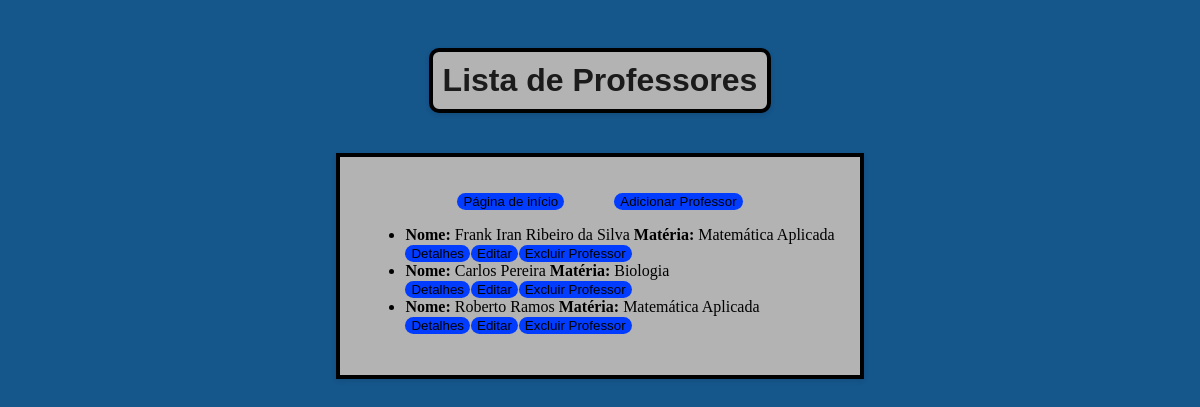
Page /professor on the earlier database version.
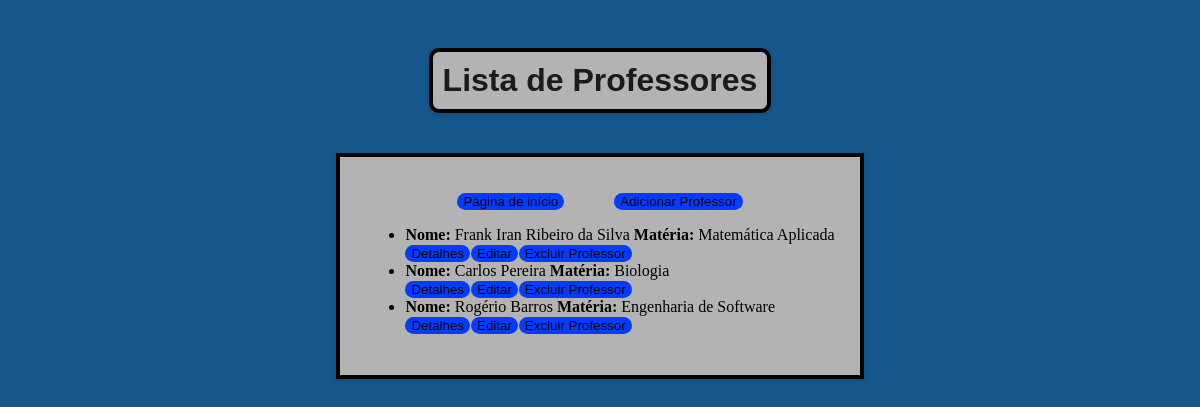
Same page on the later database version.
### app/models.py (models this page shows)
class Professor(db.Model):
    __tablename__ = 'professores'
    id = db.Column(db.Integer, primary_key=True)
    nome = db.Column(db.String(50), nullable=False)
    idade = db.Column(db.Integer)
    materia = db.Column(db.String(50))
    observacoes = db.Column(db.Text)
    turmas = db.relationship('Turma', backref='professor', lazy=True)

### app/professor/professor_routes.py (the view)
@professores_blueprint.route("/professor", methods=["GET"])
def listar_professores_view():
    professores = listar_professores()
    return render_template('professor/professor.html', professores=professores)

### app/professor/professor_model.py (called while the page is built)
def listar_professores():
    professores = Professor.query.all()
    return [
        {
            "id": professor.id,
            "nome": professor.nome,
            "idade": professor.idade,
            "matéria": professor.materia,
            "observações": professor.observacoes
        }
        for professor in professores
    ]

### app/templates/professor/professor.html (shortened to what this page needs)
<!DOCTYPE html>
<html lang="pt-BR">
<head>
    <link rel="stylesheet" href="{{ url_for('static', filename='professor.css') }}">
</head>
<body>
    <div class="titulo_prof">
        <h1>Lista de Professores</h1>
    </div>
    <section class="container2">
        <div class="button_home">
            <a href="{{ url_for('index') }}"><button>Página de início</button></a>
            <a href="/professores/novo"><button>Adicionar Professor</button></a>
        </div>
        <ul>
            {% if professores %}
                {% for professor in professores %}
                    <li>
                        <strong>Nome:</strong> {{ professor.nome }}
                        <strong>Matéria:</strong> {{ professor.matéria }}
                    <div class="button_profs">
                        <a href="/professor/{{ professor.id }}"><button>Detalhes</button></a>
                        <a href="/professores/{{ professor.id }}/atualizar"><button>Editar</button></a>
                        <form action="/professores/{{ professor.id }}" method="POST" onsubmit="return confirmDelete(this);">
                            <button type="submit">Excluir Professor</button>
                    </div>
                    </li>
                {% endfor %}
            {% else %}
                <li>Nenhum professor cadastrado.</li>
            {% endif %}
        </ul>
    </section>
</body>
</html>

Differences in the rows shown:
changed Professor: nome "Roberto Ramos" → "Rogério Barros"; matéria "Matemática Aplicada" → "Engenharia de Software"
